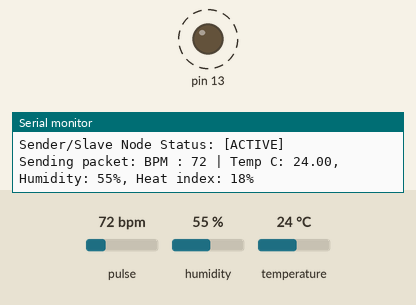
This sketch was run on a simulated Arduino Uno, built for the host (arithmetic inside an expression is 32-bit, double 64-bit). On the bench: output pins drawn as LEDs (lit = HIGH), the last lines printed to the serial monitor. Dashed ring = blinking. The test bench sets the inputs (shaded band); at power-on: pulse 72 bpm, humidity 55 %, temperature 24 °C. No radio packets arrive unless stated.

Above: at 1.2 s.
1.3 s: pulse set to 42 bpm
At 2.8 s:
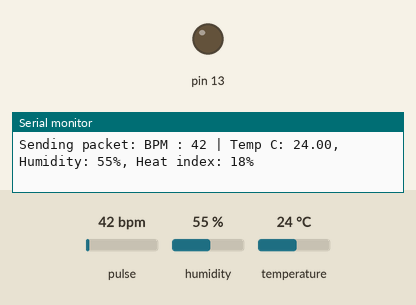
3.7 s: pulse set to 100 bpm
At 4.41 s:
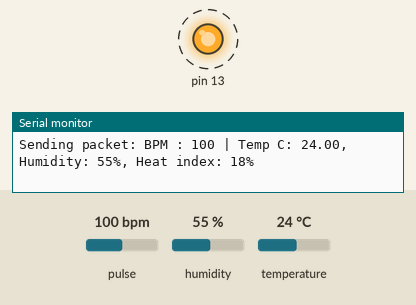
Timing chart, 0 to 13.2 s (numbered marks = the images above; inputs shaded):
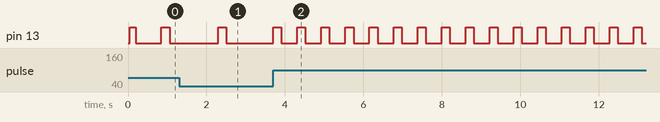

The sketch:

main.ino
```cpp
/*
  Every Sketch that uses the PulseSensor Playground must
  define USE_ARDUINO_INTERRUPTS before including PulseSensorPlayground.h.
  Here, #define USE_ARDUINO_INTERRUPTS false tells the library to
  not use interrupts to read data from the PulseSensor.
*/
#define USE_ARDUINO_INTERRUPTS false
#include <PulseSensorPlayground.h>
#include "dht.h"
#include <SPI.h>
#include <LoRa.h>

// header file
#include "DEFINITIONS.h"

dht DHT; // Initialize DHT sensor for normal 16mhz Arduino
PulseSensorPlayground pulseSensor; // Initialize the pulse sensor module

// calculates heat index from humidity and temperature
int calculateHeatIndex() {
  int hi = 0.5 * (temp_c + 61.0 + ((temp_c - 68.0) * 1.2) + (humidity * 0.094));

  if (hi > 79) {
    hi = -42.379 + 2.04901523 * temp_c + 10.14333127 * humidity +
         -0.22475541 * temp_c * humidity +
         -0.00683783 * pow(temp_c, 2) +
         -0.05481717 * pow(humidity, 2) +
         0.00122874 * pow(temp_c, 2) * humidity +
         0.00085282 * temp_c * pow(humidity, 2) +
         -0.00000199 * pow(temp_c, 2) * pow(humidity, 2);

    if ((humidity < 13) && (temp_c >= 80.0) && (temp_c <= 112.0)) {
      hi -= ((13.0 - humidity) * 0.25) * sqrt((17.0 - abs(temp_c - 95.0)) * 0.05882);
    }
    else if ((humidity > 85.0) && (temp_c >= 80.0) && (temp_c <= 87.0)) {
      hi += ((humidity - 85.0) * 0.1) * ((87.0 - temp_c) * 0.2);
    }
  }

  return hi;
}

// broadcasts sensor data
void sendPacket(int bpm, int humidity, float temp_c, int heat_index) {
  Serial.print("Sending packet: ");
  Serial.print("BPM : " + String(bpm) + " | Temp C: ");
  Serial.print(String(temp_c) + ", Humidity: ");
  Serial.print(String(humidity) + "%");
  Serial.print(", Heat index: ");
  Serial.println(String(heat_index) + "%");

  // send packet
  LoRa.beginPacket();
  /*
    Safety measure to make sure all writes are received,
    On the receiving node, a lenght check will determine if
    every byte is received.
  */
  String outgoing = String(bpm) + String(humidity) + String(temp_c) + String(heat_index);
  LoRa.write(outgoing.length());
  LoRa.write(bpm);
  LoRa.write(humidity);
  LoRa.write(temp_c);
  LoRa.write(heat_index);
  LoRa.endPacket();
}

void setup() {
  //Initialize serial and wait for port to open:
  Serial.begin(115200);
  // wait for serial port to connect. Needed for native USB port only
  while (!Serial);

  // Configure the PulseSensor manager.
  pulseSensor.analogInput(PULSE_INPUT);
  pulseSensor.blinkOnPulse(PULSE_BLINK);
  pulseSensor.setThreshold(THRESHOLD);

  // Skip the first SAMPLES_PER_SERIAL_SAMPLE in the loop().
  samplesUntilReport = SAMPLES_PER_SERIAL_SAMPLE;

  // Now that everything is ready, start reading the PulseSensor signal.
  if (!pulseSensor.begin()) {
    Serial.println("Unable to start pulse sensor");
  }

  // Begin LoRa Broadcasting
  if (!LoRa.begin(915E6)) {
    Serial.println("Starting LoRa failed!");
    while (1);
  }

  Serial.println("Sender/Slave Node Status: [ACTIVE]\n\n");
}

void loop() {
  /*NOTE: if US_PS_INTERRUPTS is false, your Sketch must
    call pulse.sawNewSample() at least once every 2 milliseconds
    to accurately read the PulseSensor signal.
  */
  if (pulseSensor.sawNewSample()) { // get new sample from sensor
    if (--samplesUntilReport == (byte) 0) {
      samplesUntilReport = SAMPLES_PER_SERIAL_SAMPLE;
      if (pulseSensor.sawStartOfBeat()) { // if a beat is found
        bpm = pulseSensor.getBeatsPerMinute(); // store the BPM in the bpm variable

        // Wait a few seconds between measurements.
        delay(20);
        DHT.read11(DHTPIN);

        // Reading temperature or humidity takes about 250 milliseconds!
        humidity = DHT.humidity;
        // Read temperature as Celsius
        temp_c = DHT.temperature;

        // Check if any reads failed and exit early (to try again).
        if (isnan(humidity) || isnan(temp_c)) {
          Serial.println("Failed to read from DHT sensor!");
        }

        int heat_index = calculateHeatIndex(); // get heat index

        // broadcast bpm and dht data to LoRa node
        sendPacket(bpm, humidity, temp_c, heat_index);
      }
    }
  }
}
```

DEFINITIONS.h
```cpp
// DEFINITIONS FOR CONSTANTS
#define DHTPIN A1          // Analog pin 0

int bpm, humidity;
float temp_c;

// HEART SENSOR CONSTANTS
const int PULSE_INPUT = A0;
const int PULSE_BLINK = 13;    // Pin 13 is the on-board LED
const int THRESHOLD = 550;   // Adjust this number to avoid noise when idle
byte samplesUntilReport;
const byte SAMPLES_PER_SERIAL_SAMPLE = 10;
```

Measured:
- after the input at 3.7 s, pin 13: alternates HIGH for 0.21 s and LOW for 0.41 s, starting at once
